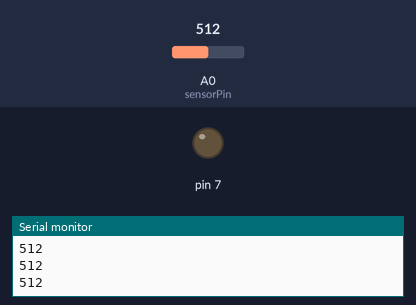
A sketch run on a simulated Arduino Uno, built with avr-gcc and run on an emulated ATmega328P. On the bench: output pins drawn as LEDs (lit = HIGH), the last lines printed to the serial monitor. Inputs (shaded band) come from the test bench; at power-on: A0 (sensorPin) = 512.

Above: at 1.3 s.
1.4 s: A0 (sensorPin) set to 212
2.9 s: A0 (sensorPin) set to 183
At 4.0 s:
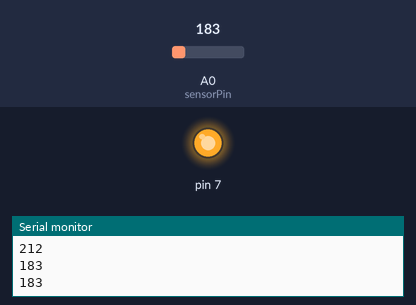
4.5 s: A0 (sensorPin) set to 210
At 5.2 s:
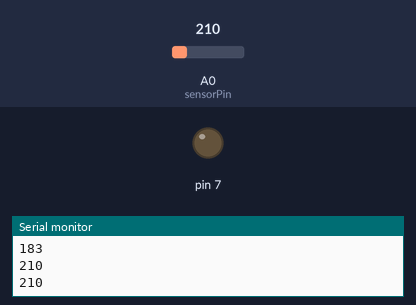
6.0 s: A0 (sensorPin) set to 190
At 6.4 s:
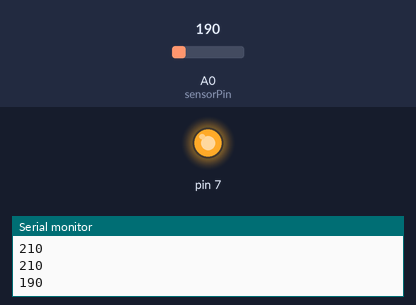
Timing chart, 0 to 8.5 s (numbered marks = the images above; inputs shaded):
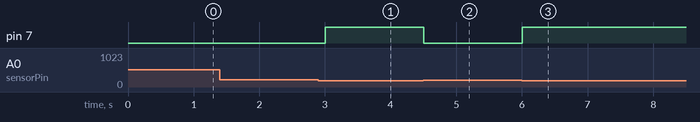

The sketch:

ArdLDR.ino
```cpp
int sensorPin = A0;         //pin analógico elegido
unsigned int sensorValue = 0;  // variable para guardar el valor del ldr
void setup()
{
  pinMode(7, OUTPUT);
  Serial.begin(9600);
}
void loop()
{
  sensorValue = analogRead(sensorPin);
  if(sensorValue<200) digitalWrite(7, HIGH);
  else digitalWrite(7, LOW);
    Serial.print(sensorValue, DEC);     // Imprime le valor(0 a 1024)
  Serial.println("");
  delay(500);
}
```

Measured:
- the behaviour switches between 200 and 199 on A0 (sensorPin) (found by bisection; images 0 and 1)
- after the input at 2.9 s, pin 7: LOW → HIGH after 0.10 s
- after the input at 4.5 s, pin 7: HIGH → LOW at once
- after the input at 6.0 s, pin 7: LOW → HIGH at once
